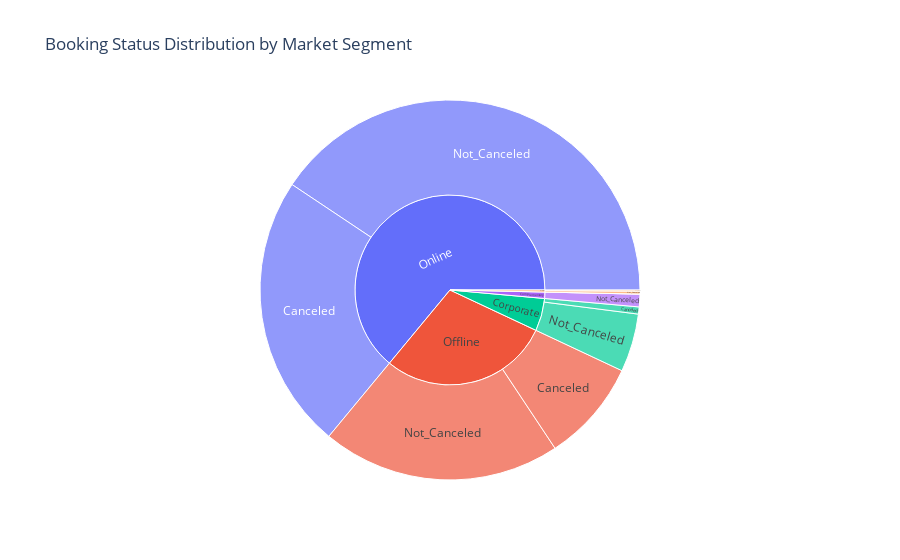

Source (notebook cell):
### Code cell
table = df.pivot_table(index='market_segment_type', columns='booking_status', aggfunc='size', fill_value=0).reset_index()
melted_table = table.melt(id_vars='market_segment_type', 
                          value_vars=['Canceled', 'Not_Canceled'],
                          var_name='booking_status', 
                          value_name='value')

fig = px.sunburst(
    melted_table,
    path=['market_segment_type', 'booking_status'],
    values='value',
    title='Booking Status Distribution by Market Segment'
)
fig.show()

### Figure 1 — Plotly figure (JSON) as saved in the notebook; plotly's stock layout.template omitted (floating-point values rounded to 4 significant figures)
{"data": [{"branchvalues": "total", "domain": {"x": [0, 1], "y": [0, 1]}, "hovertemplate": "labels=%{label}<br>value=%{value}<br>parent=%{parent}<br>id=%{id}<extra></extra>", "ids": ["Aviation/Canceled", "Complementary/Canceled", "Corporate/Canceled", "Offline/Canceled", "Online/Canceled", "Aviation/Not_Canceled", "Complementary/Not_Canceled", "Corporate/Not_Canceled", "Offline/Not_Canceled", "Online/Not_Canceled", "Aviation", "Complementary", "Corporate", "Offline", "Online"], "labels": ["Canceled", "Canceled", "Canceled", "Canceled", "Canceled", "Not_Canceled", "Not_Canceled", "Not_Canceled", "Not_Canceled", "Not_Canceled", "Aviation", "Complementary", "Corporate", "Offline", "Online"], "name": "", "parents": ["Aviation", "Complementary", "Corporate", "Offline", "Online", "Aviation", "Complementary", "Corporate", "Offline", "Online", "", "", "", "", ""], "type": "sunburst", "values": [37.0, 0.0, 220.0, 3153.0, 8475.0, 88.0, 391.0, 1797.0, 7375.0, 14740.0, 125.0, 391.0, 2017.0, 10530.0, 23210.0]}], "layout": {"legend": {"tracegroupgap": 0}, "title": {"text": "Booking Status Distribution by Market Segment"}}}
